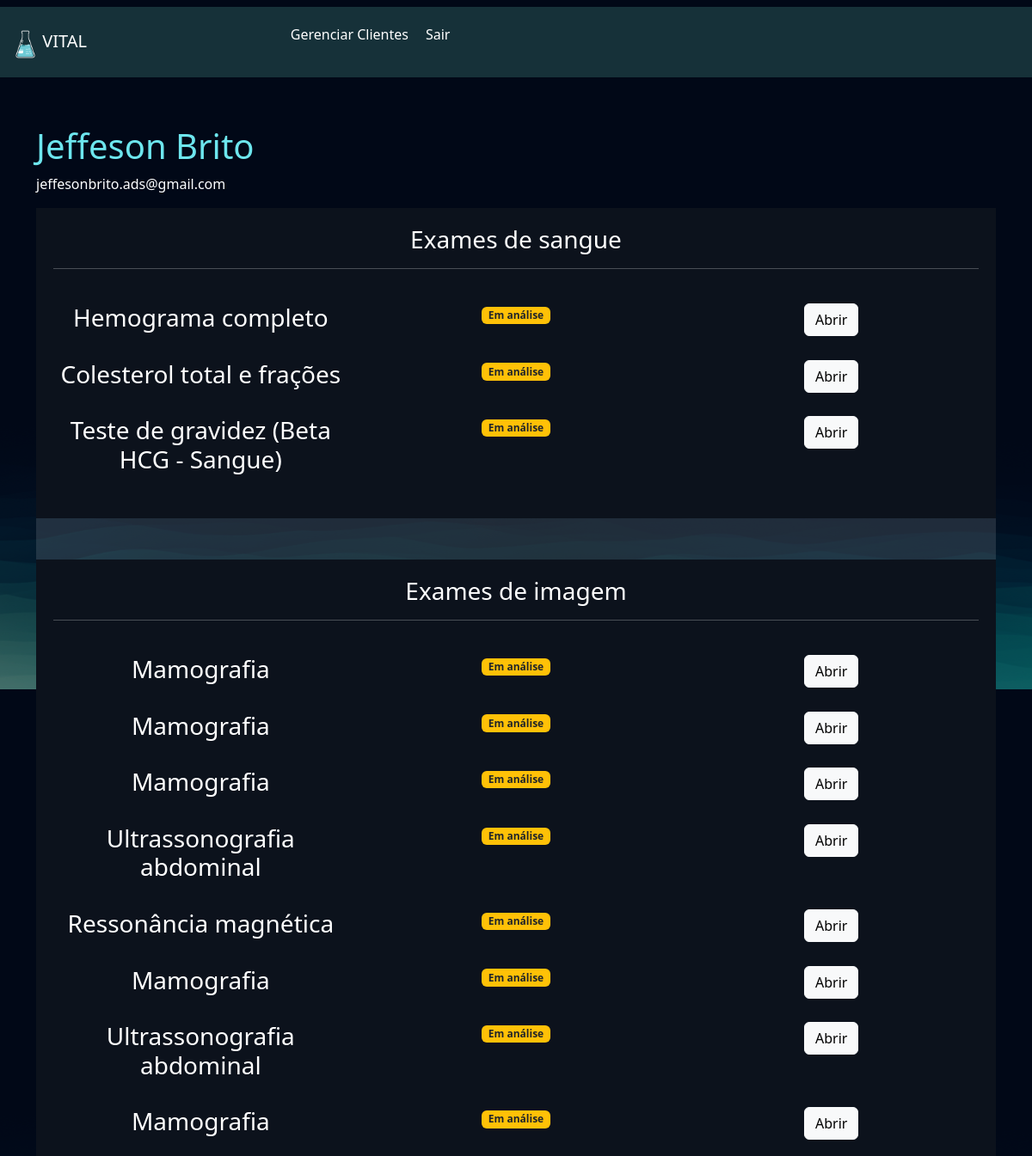
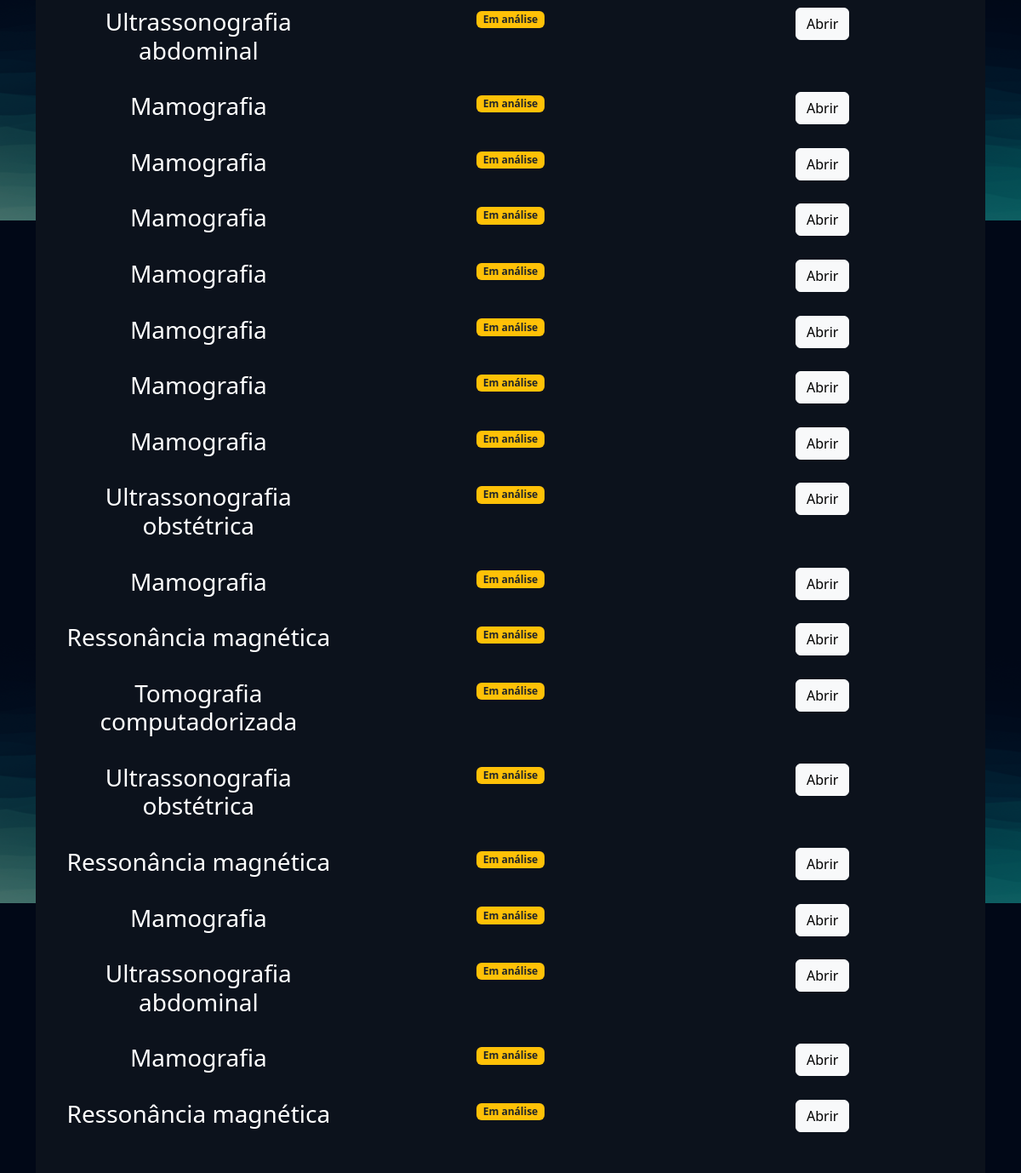
The app's page /empresarial/cliente/2 (signed in), older data (2 pictures, top to bottom).
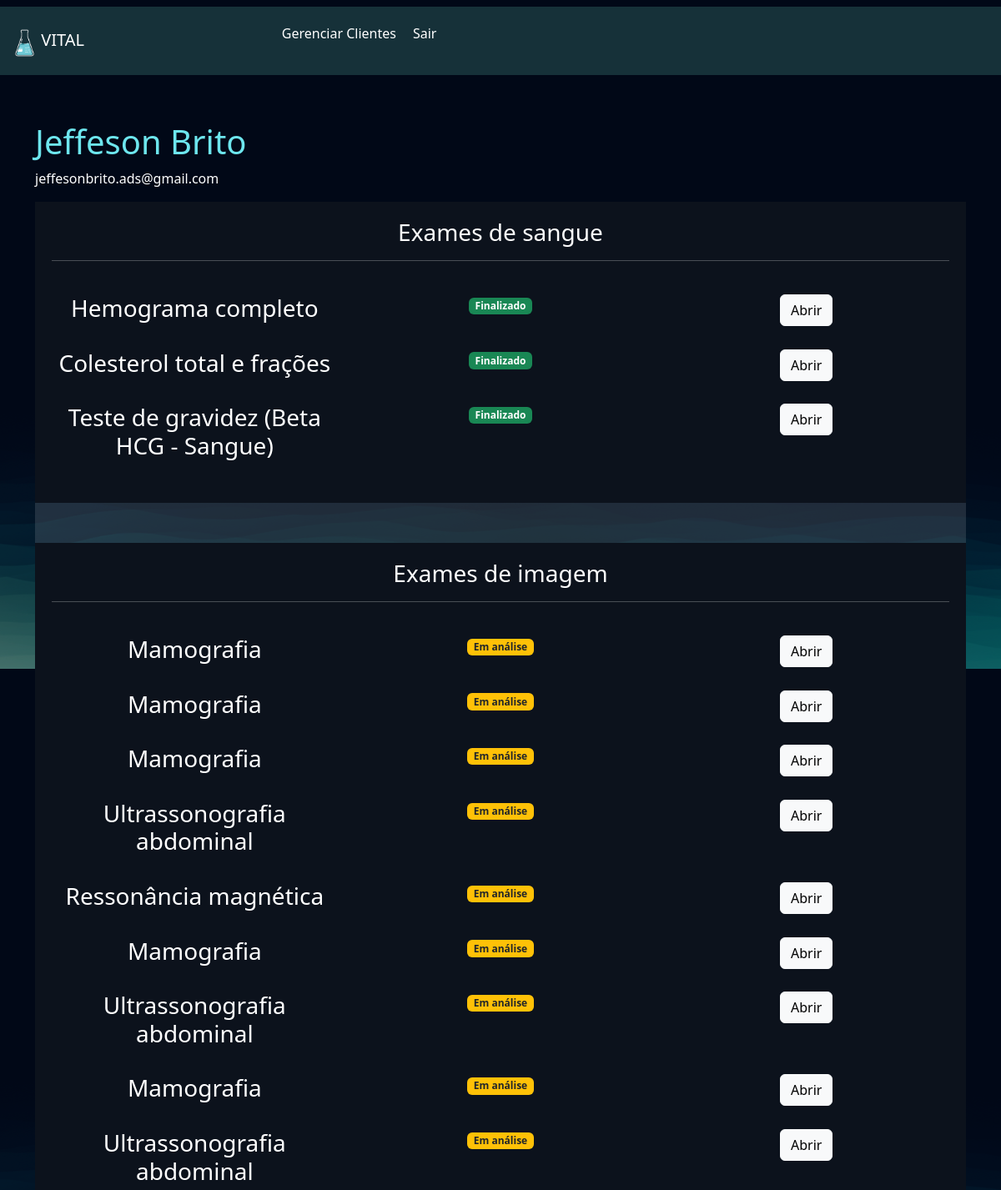
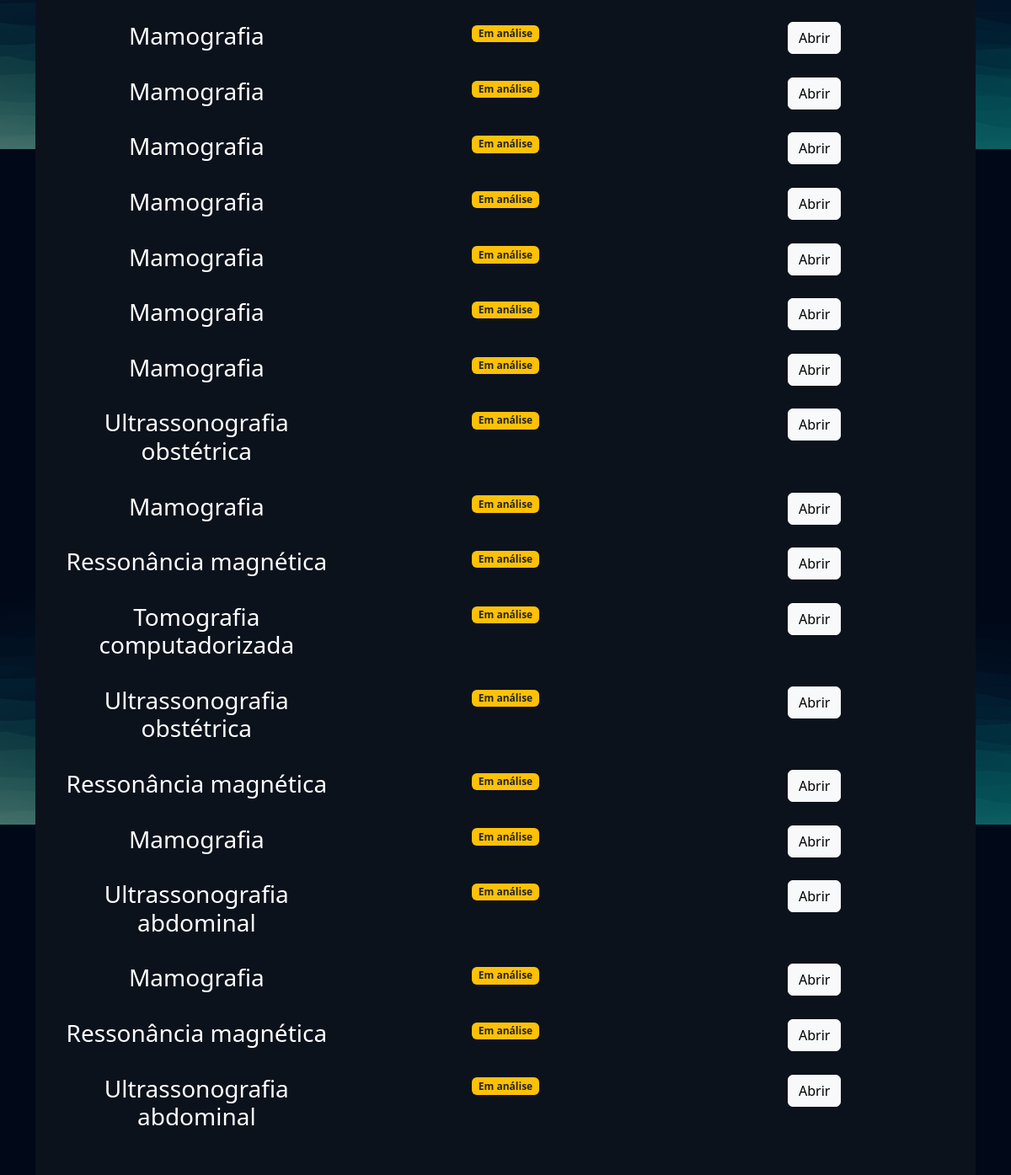
The same page, newer data (2 pictures, top to bottom).
### exames/models.py (models this page shows, shortened)
class SolicitacaoExame(models.Model):
    choice_status = (
        ('E', 'Em análise'),
        ('F', 'Finalizado')
    )
    usuario = models.ForeignKey(User, on_delete=models.DO_NOTHING)  # Usuário que solicitou o exame
    exame = models.ForeignKey(TiposExames, on_delete=models.DO_NOTHING)  # Tipo de exame solicitado
    status = models.CharField(max_length=2, choices=choice_status)  # Status da solicitação
    resultado = models.FileField(upload_to="resultados", null=True, blank=True)  # Arquivo com o resultado do exame
    requer_senha = models.BooleanField(default=False)  # Se o resultado requer senha para acesso
    senha = models.CharField(max_length=6, null=True, blank=True)  # Senha para acesso ao exame (opcional)
    def badge_template(self):
        if self.status == 'E':
            classes_css = 'bg-warning text-dark'
            texto = "Em análise"
        elif self.status == 'F':
            classes_css = 'bg-success'
            texto = "Finalizado"
        else:
            classes_css = 'bg-secondary'
            texto = 'Indefinido'
        return mark_safe(f"<span class='badge bg-primary {classes_css}'>{texto}</span>")

class TiposExames(models.Model):
    tipo_choices = (
        ('I', 'Exame de imagem'),
        ('S', 'Exame de Sangue')
    )
    nome = models.CharField(max_length=50)  # Nome do exame
    tipo = models.CharField(max_length=2, choices=tipo_choices)  # Tipo do exame (imagem ou sangue)
    preco = models.FloatField()  # Preço do exame
    disponivel = models.BooleanField(default=True)  # Disponibilidade do exame
    horario_inicial = models.IntegerField()  # Horário inicial para realização do exame
    horario_final = models.IntegerField()  # Horário final para realização do exame

### empresarial/views.py (the view)
# urls.py: path('cliente/<int:cliente_id>', views.cliente, name="cliente"),
@staff_member_required
def cliente(request, cliente_id):
    cliente = User.objects.get(id=cliente_id)
    exames = SolicitacaoExame.objects.filter(usuario=cliente)
    return render(request, 'cliente.html', {'cliente': cliente, 'exames': exames})

### empresarial/templates/cliente.html (shortened to what this page needs)
{% extends "bases/base.html" %}
{% load static %}
{% block 'head' %}
    <link href="{% static 'exames/css/css.css' %}" rel="stylesheet">
    <link href="{% static 'exames/css/gerenciar_pedidos.css' %}" rel="stylesheet">
    <link href="{% static 'exames/css/gerenciar_exames.css' %}" rel="stylesheet">
{% endblock 'head' %}
{% block 'conteudo' %}
    <br>
    <br>
    <div class="container">
        <h3 class="font-destaque">{{cliente.get_full_name}}</h3>
        <p>{{cliente.email}}</p>
        <div class="card card-view">
            <div class="sub-card">
                <h3>Exames de sangue</h3>
                <hr>
                <br>
                {% for exame in exames  %}
                    {% if  exame.exame.tipo == 'S'%}
                        <div class="row">
                            <div class="col-md"><h3>{{exame.exame.nome}}</h3></div>
                            <div class="col-md">{{exame.badge_template}}</div>
                            <div class="col-md">
                                <a href="{% url 'exame_cliente' exame.id %}" class="btn btn-light">Abrir</a>
                            </div>
                        </div>
                        <br>
                    {% endif %}
                {% endfor %}
            </div>
            <br>
            <br>
            <div class="sub-card">
                <h3>Exames de imagem</h3>
                <hr>
                <br>
                {% for exame in exames  %}
                    {% if  exame.exame.tipo == 'I'%}
                        <div class="row">
                            <div class="col-md"><h3>{{exame.exame.nome}}</h3></div>
                            <div class="col-md">{{exame.badge_template}}</div>
                            <div class="col-md"><a href="{% url 'exame_cliente' exame.id %}" class="btn btn-light">Abrir</a></div>
                        </div>
                        <br>
                    {% endif %}
                {% endfor %}
            </div>
        </div>
    </div>
{% endblock 'conteudo' %}

Row changes from the older to the newer data that the page shows:
changed SolicitacaoExame "Hemograma completo": status "E" → "F" (drawn); badge_template "Em análise" → "Finalizado"
changed SolicitacaoExame "Colesterol total e frações": status "E" → "F" (drawn); badge_template "Em análise" → "Finalizado"
changed SolicitacaoExame "Teste de gravidez (Beta HCG - Sangue)": status "E" → "F" (drawn); badge_template "Em análise" → "Finalizado"
added SolicitacaoExame: exame.nome "Ultrassonografia abdominal", badge_template "Em análise", shown under "Exames de imagem"
